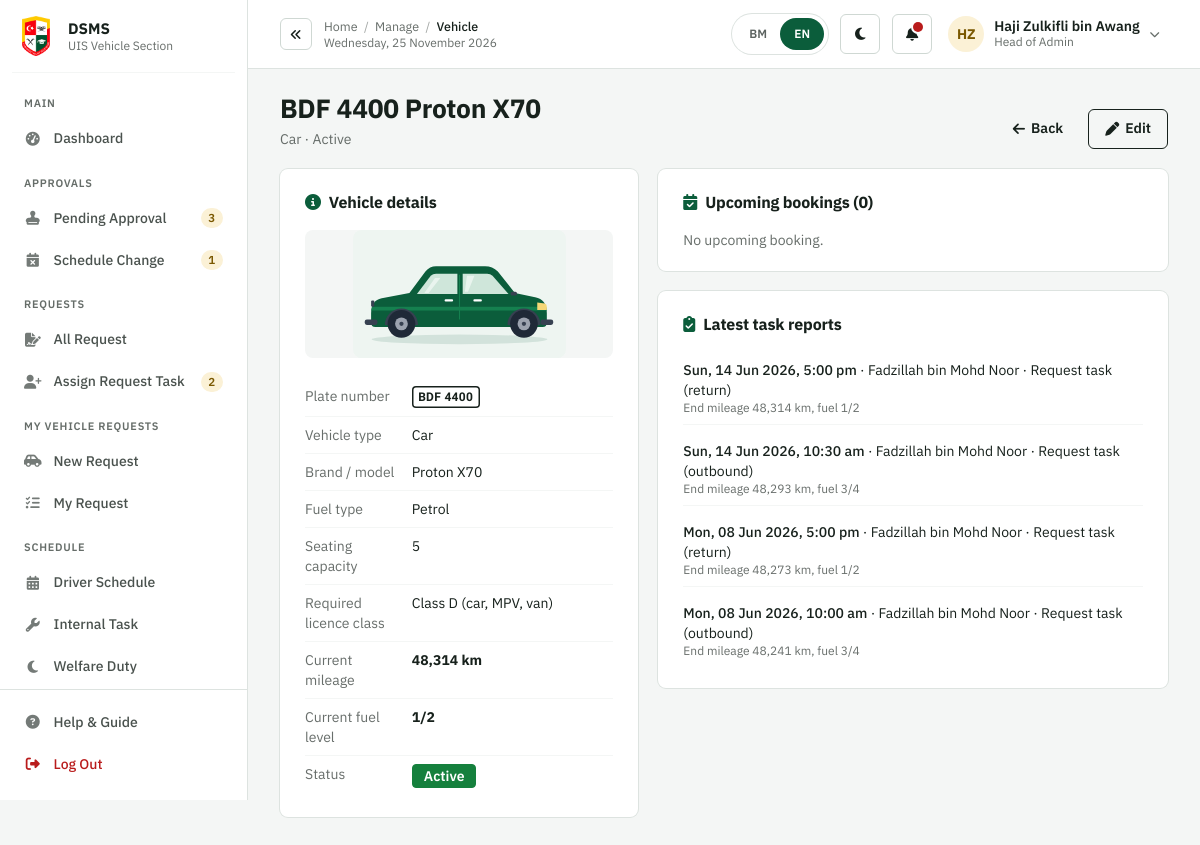
Screenshot of /admin/view_vehicle.php?id=1 (signed in) with the database file from the repository.
### tables this page shows
CREATE TABLE `vehicle` (
  `vehicle_id` INT NOT NULL AUTO_INCREMENT,
  `plate_no` VARCHAR(15) NOT NULL,
  `type` ENUM('Car','MPV','Van','Bus','Lorry') NOT NULL,
  `brand` VARCHAR(50) NOT NULL,
  `model` VARCHAR(50) NOT NULL,
  `fuel_type` ENUM('Petrol','Diesel') NOT NULL,
  `capacity` SMALLINT NOT NULL,
  `licence_required` ENUM('D','GDL','PSV') NOT NULL,
  `current_mileage` INT NOT NULL DEFAULT 0,
  `fuel_level` ENUM('Full','3/4','1/2','1/4','Empty') NOT NULL DEFAULT 'Full',
  `status` ENUM('Active','Under Maintenance','Inactive') NOT NULL DEFAULT 'Active',
  PRIMARY KEY (`vehicle_id`),
  UNIQUE KEY `uq_vehicle_plate` (`plate_no`),
  KEY `idx_vehicle_type` (`type`,`status`),
  CONSTRAINT `chk_vehicle_capacity` CHECK (`capacity` > 0)
);

CREATE TABLE `task_report` (
  `report_id` INT NOT NULL AUTO_INCREMENT,
  `task_id` INT NOT NULL,
  `actual_depart` DATETIME NOT NULL,
  `actual_return` DATETIME NOT NULL,
  `end_mileage` INT NOT NULL,
  `fuel_level` ENUM('Full','3/4','1/2','1/4','Empty') NOT NULL,
  `vehicle_condition` ENUM('Good','Problem') NOT NULL DEFAULT 'Good',
  `problem_type` VARCHAR(50) DEFAULT NULL,
  `problem_desc` VARCHAR(255) DEFAULT NULL,
  `photo` VARCHAR(255) DEFAULT NULL,
  `can_be_used` TINYINT NOT NULL DEFAULT 1,
  `submitted_date` DATETIME NOT NULL DEFAULT CURRENT_TIMESTAMP,
  PRIMARY KEY (`report_id`),
  UNIQUE KEY `uq_report_task` (`task_id`),
  CONSTRAINT `fk_report_task` FOREIGN KEY (`task_id`) REFERENCES `task` (`task_id`),
  CONSTRAINT `chk_report_return` CHECK (`actual_return` > `actual_depart`)
);

CREATE TABLE `user` (
  `user_id` INT NOT NULL AUTO_INCREMENT,
  `staff_id` VARCHAR(20) NOT NULL,
  `name` VARCHAR(150) NOT NULL,
  `email` VARCHAR(150) NOT NULL COMMENT 'must end with the UIS email domain',
  `phone_no` VARCHAR(20) NOT NULL,
  `address` VARCHAR(255) DEFAULT NULL,
  `password_hash` VARCHAR(255) NOT NULL COMMENT 'bcrypt',
  `department_id` INT NOT NULL,
  `role` ENUM('Staff','Head of Department','Administrative Assistant','Head of Admin','Driver') NOT NULL DEFAULT 'Staff',
  `pending_role` ENUM('Head of Department') DEFAULT NULL COMMENT 'Head of Department role waiting for confirmation',
  `failed_attempts` TINYINT NOT NULL DEFAULT 0,
  `locked_until` DATETIME DEFAULT NULL,
  `status` ENUM('Active','Inactive') NOT NULL DEFAULT 'Active',
  `created_at` DATETIME NOT NULL DEFAULT CURRENT_TIMESTAMP,
  PRIMARY KEY (`user_id`),
  UNIQUE KEY `uq_user_staff_id` (`staff_id`),
  UNIQUE KEY `uq_user_email` (`email`),
  KEY `idx_user_department` (`department_id`,`role`,`status`),
  CONSTRAINT `fk_user_department` FOREIGN KEY (`department_id`) REFERENCES `department` (`department_id`)
);

CREATE TABLE `task` (
  `task_id` INT NOT NULL AUTO_INCREMENT,
  `task_source` ENUM('Request','Internal','Welfare Duty') NOT NULL,
  `task_type` ENUM('Workshop','Refuelling','Test Drive','Other') DEFAULT NULL COMMENT 'internal tasks only',
  `trip_type` ENUM('Outbound','Return') DEFAULT NULL COMMENT 'request tasks only',
  `request_id` INT DEFAULT NULL,
  `duty_id` INT DEFAULT NULL,
  `vehicle_id` INT DEFAULT NULL COMMENT 'empty for a vendor bus',
  `driver_id` INT DEFAULT NULL COMMENT 'empty for a vendor bus',
  `vendor_name` VARCHAR(150) DEFAULT NULL,
  `vendor_plate_no` VARCHAR(15) DEFAULT NULL,
  `start_datetime` DATETIME NOT NULL,
  `end_datetime` DATETIME NOT NULL COMMENT 'one hour after start by default',
  `description` VARCHAR(255) DEFAULT NULL,
  `status` ENUM('Waiting for Driver','Driver Assigned','Approved','Rejected','Completed','Cancelled') NOT NULL DEFAULT 'Waiting for Driver',
  `assigned_by` INT DEFAULT NULL,
  `approved_by` INT DEFAULT NULL,
  `approved_date` DATETIME DEFAULT NULL,
  `reject_reason` VARCHAR(255) DEFAULT NULL,
  `rejected_date` DATETIME DEFAULT NULL,
  PRIMARY KEY (`task_id`),
  KEY `idx_task_driver_period` (`driver_id`,`start_datetime`,`end_datetime`),
  KEY `idx_task_vehicle_period` (`vehicle_id`,`start_datetime`,`end_datetime`),
  KEY `idx_task_request` (`request_id`),
  KEY `idx_task_duty` (`duty_id`),
  KEY `idx_task_status` (`task_source`,`status`,`start_datetime`),
  CONSTRAINT `fk_task_request` FOREIGN KEY (`request_id`) REFERENCES `request` (`request_id`),
  CONSTRAINT `fk_task_duty` FOREIGN KEY (`duty_id`) REFERENCES `welfare_duty` (`duty_id`),
  CONSTRAINT `fk_task_vehicle` FOREIGN KEY (`vehicle_id`) REFERENCES `vehicle` (`vehicle_id`),
  CONSTRAINT `fk_task_driver` FOREIGN KEY (`driver_id`) REFERENCES `driver` (`driver_id`),
  CONSTRAINT `fk_task_assigned_by` FOREIGN KEY (`assigned_by`) REFERENCES `user` (`user_id`),
  CONSTRAINT `fk_task_approved_by` FOREIGN KEY (`approved_by`) REFERENCES `user` (`user_id`)
);

### admin/view_vehicle.php (the view, shortened to what the rows shown need)
<?php
require_once '../config/database.php';
require_once '../includes/ui.php';
$id = (int)($_GET['id'] ?? $_POST['vehicle_id'] ?? 0);
$vc = new VehicleController();
$v = $vc->getVehicle($id);
$reports = $vc->latestReports($id);
$actions = '<a class="btn btn-ghost" href="vehicles.php"><i class="fas fa-arrow-left"></i>Back</a>';
if ($v['status'] !== Vehicle::INACTIVE) { $actions .= '<a class="btn btn-outline" href="edit_vehicle.php?id=' . $id . '"><i class="fas fa-pen"></i>Edit</a>'; }
adminPageStart('Vehicle');
pageHeader($v['plate_no'] . ' ' . $v['brand'] . ' ' . $v['model'], 'bus', $v['type'] . ' · ' . $v['status'], $actions);
?>
<div class="grid grid-cols-12 gap-5">
<div class="col-span-12 lg:col-span-5">
<?php cardStart('Vehicle details', 'circle-info'); ?>
<dl>
    <?= dlRow('Plate number', plate($v['plate_no'])) ?>
    <?= dlRow('Vehicle type', h($v['type'])) ?>
    <?= dlRow('Fuel type', h($v['fuel_type'])) ?>
    <?= dlRow('Status', vehicleStatusBadge($v['status'])) ?>
</dl>
<?php cardEnd(); ?>
</div>
<div class="col-span-12 lg:col-span-7" id="bookings">
<?php foreach ($reports as $rp): ?>
<div class="border-b border-base-200 py-2 text-sm last:border-0"><span class="font-medium"><?= h(fmtDT($rp['actual_return'])) ?></span> &middot; <?= h($rp['driver_name']) ?> &middot; <?= h(taskTypeLabel($rp)) ?>
    <div class="text-xs text-base-content/65">End mileage <?= number_format((int)$rp['end_mileage']) ?> km, fuel <?= h($rp['fuel_level']) ?>
    <?php if ($rp['vehicle_condition'] === 'Problem'): ?> <span class="badge badge-error badge-xs">Problem: <?= h($rp['problem_type']) ?></span> <?= h($rp['problem_desc']) ?><?php endif; ?></div></div>
<?php endforeach; ?>
</div>
</div>

### includes/ui.php (shortened to what the rows shown need)
<?php
require_once __DIR__ . '/admin_page.php';
function pageHeader(string $title, string $icon, string $sub = '', string $actions = ''): void
{
    echo '<div class="mb-5 flex flex-wrap items-end justify-between gap-3"><div><h1 class="text-2xl font-extrabold tracking-tight"><i class="fas fa-' . h($icon) . ' me-2 text-[0.8em] text-primary" aria-hidden="true"></i>'
       . h($title) . '</h1>' . ($sub !== '' ? '<p class="mt-1 text-sm text-base-content/65">' . h($sub) . '</p>' : '') . '</div>'
       . ($actions !== '' ? '<div class="flex flex-wrap gap-2">' . $actions . '</div>' : '') . '</div>';
}
function dlRow(string $label, string $valueHtml): string
{
    return '<div class="grid grid-cols-3 gap-3 border-b border-base-200 py-2 text-sm last:border-0"><dt class="text-base-content/65">' . h($label) . '</dt><dd class="col-span-2 break-words">' . $valueHtml . '</dd></div>';
}
function cardStart(string $title = '', string $icon = '', string $extra = ''): void
{
    echo '<section class="card mb-5 border border-base-300 bg-base-100 ' . h($extra) . '"><div class="card-body">';
    if ($title !== '') { echo '<h2 class="mb-2 flex items-center gap-2 text-base font-bold">' . ($icon ? '<i class="fas fa-' . h($icon) . ' text-primary" aria-hidden="true"></i>' : '') . h($title) . '</h2>'; }
}
function cardEnd(): void
{
    echo '</div></section>';
}
function badge(string $text, string $cls): string
{
    return '<span class="badge ' . $cls . ' whitespace-nowrap">' . h($text) . '</span>';
}
function vehicleStatusBadge(string $s): string
{
    return badge($s, ['Active' => 'badge-success', 'Under Maintenance' => 'badge-warning'][$s] ?? 'border-0 bg-slate-500 text-white');
}
function taskTypeLabel(array $t): string
{
    if ($t['task_source'] === 'Request') { return !empty($t['vendor_name']) ? 'Vendor bus (' . strtolower((string)$t['trip_type']) . ')' : 'Request task (' . strtolower((string)$t['trip_type']) . ')'; }
    return (string)$t['task_type'];
}
function plate(?string $plateNo): string
{
    $p = trim((string)$plateNo);
    return $p === '' ? '' : '<span class="plate">' . h($p) . '</span>';
}

### rows the page displays
vehicle: plate_no "BDF 4400", type "Car Petrol", status "Active"
task_report: actual_return "Sun, 14 Jun 2026, 5:00 pm", user.name "Fadzillah bin Mohd Noor", task.trip_type "Request task (return)", end_mileage "48,314", fuel_level "1/2"
task_report: actual_return "Sun, 14 Jun 2026, 10:30 am", user.name "Fadzillah bin Mohd Noor", task.trip_type "Request task (outbound)", end_mileage "48,293", fuel_level "3/4"
task_report: actual_return "Mon, 08 Jun 2026, 5:00 pm", user.name "Fadzillah bin Mohd Noor", task.trip_type "Request task (return)", end_mileage "48,273", fuel_level "1/2"
task_report: actual_return "Mon, 08 Jun 2026, 10:00 am", user.name "Fadzillah bin Mohd Noor", task.trip_type "Request task (outbound)", end_mileage "48,241", fuel_level "3/4"

### other values shown
$_section "MAIN"
$_label "Dashboard"
$_section "APPROVALS"
$_label "Pending Approval"
$_badge[$_bk] "3"
$_label "Schedule Change"
$_badge[$_bk] "1"
$_section "REQUESTS"
$_label "All Request"
$_label "Assign Request Task"
$_badge[$_bk] "2"
$_section "MY VEHICLE REQUESTS"
$_label "New Request"
$_label "My Request"
$_section "SCHEDULE"
